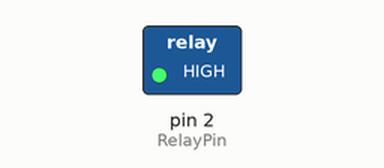
A sketch run on a simulated Arduino Uno, built with avr-gcc and run on an emulated ATmega328P. Shown: switched loads named in the sketch (green lamp = pin HIGH).

Above: at 0.2 s.
At 3.0 s:
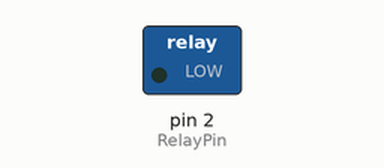
Timing chart, 0 to 7.2 s (numbered marks = the images above):
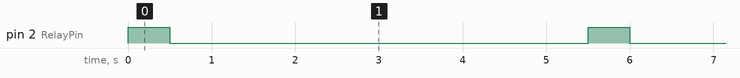

The sketch:

relay_test.ino
```cpp
const int RelayPin = 2;

void setup() {
  // put your setup code here, to run once:
  pinMode(RelayPin, OUTPUT);

}

void loop() {
  // put your main code here, to run repeatedly:
  digitalWrite(RelayPin, HIGH);
  delay(500);
  digitalWrite(RelayPin, LOW);
  delay(5000);

}
```

Measured:
- by itself, pin 2 (RelayPin): alternates HIGH for 0.50 s and LOW for 5.0 s
